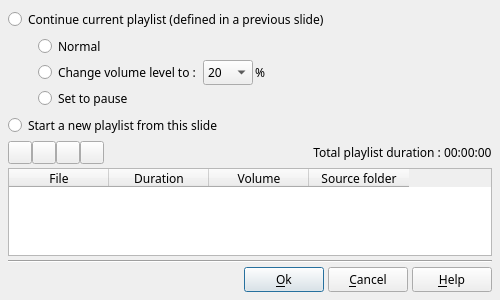
<?xml version="1.0" encoding="UTF-8"?>
<ui version="4.0">
 <class>DlgMusicProperties</class>
 <widget class="QDialog" name="DlgMusicProperties">
  <property name="geometry">
   <rect>
    <x>0</x>
    <y>0</y>
    <width>500</width>
    <height>300</height>
   </rect>
  </property>
  <property name="minimumSize">
   <size>
    <width>500</width>
    <height>300</height>
   </size>
  </property>
  <property name="font">
   <font>
    <family>Sans Serif</family>
    <pointsize>9</pointsize>
   </font>
  </property>
  <property name="windowTitle">
   <string>Music properties</string>
  </property>
  <layout class="QVBoxLayout" name="verticalLayout">
   <property name="spacing">
    <number>4</number>
   </property>
   <property name="margin">
    <number>8</number>
   </property>
   <item>
    <widget class="QRadioButton" name="SameMusicRD">
     <property name="toolTip">
      <string>Allows to continue to play the play list define by a previous slide</string>
     </property>
     <property name="text">
      <string>Continue current playlist (defined in a previous slide)</string>
     </property>
     <attribute name="buttonGroup">
      <string>buttonGroup</string>
     </attribute>
    </widget>
   </item>
   <item>
    <layout class="QGridLayout" name="gridLayout">
     <property name="leftMargin">
      <number>30</number>
     </property>
     <property name="topMargin">
      <number>0</number>
     </property>
     <property name="rightMargin">
      <number>0</number>
     </property>
     <property name="bottomMargin">
      <number>0</number>
     </property>
     <property name="spacing">
      <number>2</number>
     </property>
     <item row="1" column="0">
      <widget class="QRadioButton" name="SameMusicReduceVolumeRD">
       <property name="toolTip">
        <string>Allows to indicate that from now on, the sound volume is reduced.</string>
       </property>
       <property name="text">
        <string>Change volume level to :</string>
       </property>
       <attribute name="buttonGroup">
        <string>buttonGroup_2</string>
       </attribute>
      </widget>
     </item>
     <item row="1" column="1">
      <widget class="QComboBox" name="VolumeReductionFactorCB">
       <property name="sizePolicy">
        <sizepolicy hsizetype="Fixed" vsizetype="Fixed">
         <horstretch>0</horstretch>
         <verstretch>0</verstretch>
        </sizepolicy>
       </property>
       <property name="minimumSize">
        <size>
         <width>50</width>
         <height>0</height>
        </size>
       </property>
       <property name="maximumSize">
        <size>
         <width>50</width>
         <height>16777215</height>
        </size>
       </property>
       <property name="toolTip">
        <string>Define the sound volume for this slide</string>
       </property>
       <property name="currentIndex">
        <number>7</number>
       </property>
       <item>
        <property name="text">
         <string notr="true">90</string>
        </property>
       </item>
       <item>
        <property name="text">
         <string notr="true">80</string>
        </property>
       </item>
       <item>
        <property name="text">
         <string notr="true">70</string>
        </property>
       </item>
       <item>
        <property name="text">
         <string notr="true">60</string>
        </property>
       </item>
       <item>
        <property name="text">
         <string notr="true">50</string>
        </property>
       </item>
       <item>
        <property name="text">
         <string notr="true">40</string>
        </property>
       </item>
       <item>
        <property name="text">
         <string notr="true">30</string>
        </property>
       </item>
       <item>
        <property name="text">
         <string notr="true">20</string>
        </property>
       </item>
       <item>
        <property name="text">
         <string notr="true">10</string>
        </property>
       </item>
      </widget>
     </item>
     <item row="1" column="2">
      <widget class="QLabel" name="label_3">
       <property name="sizePolicy">
        <sizepolicy hsizetype="Expanding" vsizetype="Preferred">
         <horstretch>0</horstretch>
         <verstretch>0</verstretch>
        </sizepolicy>
       </property>
       <property name="text">
        <string notr="true">%</string>
       </property>
      </widget>
     </item>
     <item row="2" column="0" colspan="3">
      <widget class="QRadioButton" name="SameMusicPauseRD">
       <property name="toolTip">
        <string>Set music to pause during this slide</string>
       </property>
       <property name="text">
        <string>Set to pause</string>
       </property>
       <attribute name="buttonGroup">
        <string>buttonGroup_2</string>
       </attribute>
      </widget>
     </item>
     <item row="0" column="0" colspan="3">
      <widget class="QRadioButton" name="SameMusicNormalRD">
       <property name="toolTip">
        <string>No specific settings</string>
       </property>
       <property name="text">
        <string>Normal</string>
       </property>
       <attribute name="buttonGroup">
        <string>buttonGroup_2</string>
       </attribute>
      </widget>
     </item>
    </layout>
   </item>
   <item>
    <widget class="QRadioButton" name="NewMusicRD">
     <property name="toolTip">
      <string>Allows to start a new playlist.</string>
     </property>
     <property name="text">
      <string>Start a new playlist from this slide</string>
     </property>
     <attribute name="buttonGroup">
      <string>buttonGroup</string>
     </attribute>
    </widget>
   </item>
   <item>
    <layout class="QHBoxLayout" name="horizontalLayout">
     <property name="spacing">
      <number>0</number>
     </property>
     <property name="margin">
      <number>0</number>
     </property>
     <item>
      <widget class="QToolButton" name="AddMusicBt">
       <property name="toolTip">
        <string>Add a file to the playlist</string>
       </property>
       <property name="text">
        <string notr="true"/>
       </property>
       <property name="icon">
        <iconset resource="../../RSCffDiaporama.qrc">
         <normaloff>:/img/object_sound.png</normaloff>:/img/object_sound.png</iconset>
       </property>
      </widget>
     </item>
     <item>
      <widget class="QToolButton" name="RemoveMusicBt">
       <property name="toolTip">
        <string>Remove the current selected file</string>
       </property>
       <property name="text">
        <string notr="true"/>
       </property>
       <property name="icon">
        <iconset resource="../../RSCffDiaporama.qrc">
         <normaloff>:/img/trash.png</normaloff>:/img/trash.png</iconset>
       </property>
      </widget>
     </item>
     <item>
      <widget class="QToolButton" name="UpMusicBt">
       <property name="toolTip">
        <string>Change the order in which will be played the music files:
Move the current selected file of a notch upward.</string>
       </property>
       <property name="text">
        <string notr="true"/>
       </property>
       <property name="icon">
        <iconset resource="../../RSCffDiaporama.qrc">
         <normaloff>:/img/arrow_up.png</normaloff>:/img/arrow_up.png</iconset>
       </property>
      </widget>
     </item>
     <item>
      <widget class="QToolButton" name="DownMusicBt">
       <property name="toolTip">
        <string>Change the order in which will be played the music files:
Move the current selected file of a notch downward.</string>
       </property>
       <property name="text">
        <string notr="true"/>
       </property>
       <property name="icon">
        <iconset resource="../../RSCffDiaporama.qrc">
         <normaloff>:/img/arrow_down.png</normaloff>:/img/arrow_down.png</iconset>
       </property>
      </widget>
     </item>
     <item>
      <widget class="QLabel" name="Label1">
       <property name="text">
        <string>Total playlist duration : </string>
       </property>
       <property name="alignment">
        <set>Qt::AlignRight|Qt::AlignTrailing|Qt::AlignVCenter</set>
       </property>
      </widget>
     </item>
     <item>
      <widget class="QLabel" name="LabelDuration">
       <property name="sizePolicy">
        <sizepolicy hsizetype="Fixed" vsizetype="Preferred">
         <horstretch>0</horstretch>
         <verstretch>0</verstretch>
        </sizepolicy>
       </property>
       <property name="text">
        <string notr="true">00:00:00</string>
       </property>
      </widget>
     </item>
    </layout>
   </item>
   <item>
    <widget class="QTableWidget" name="PlayListTable">
     <property name="editTriggers">
      <set>QAbstractItemView::NoEditTriggers</set>
     </property>
     <property name="showDropIndicator" stdset="0">
      <bool>false</bool>
     </property>
     <property name="dragDropOverwriteMode">
      <bool>false</bool>
     </property>
     <property name="selectionMode">
      <enum>QAbstractItemView::SingleSelection</enum>
     </property>
     <property name="selectionBehavior">
      <enum>QAbstractItemView::SelectRows</enum>
     </property>
     <property name="wordWrap">
      <bool>false</bool>
     </property>
     <property name="cornerButtonEnabled">
      <bool>false</bool>
     </property>
     <attribute name="verticalHeaderVisible">
      <bool>false</bool>
     </attribute>
     <column>
      <property name="text">
       <string>File</string>
      </property>
      <property name="font">
       <font>
        <pointsize>9</pointsize>
       </font>
      </property>
     </column>
     <column>
      <property name="text">
       <string>Duration</string>
      </property>
      <property name="font">
       <font>
        <pointsize>9</pointsize>
       </font>
      </property>
     </column>
     <column>
      <property name="text">
       <string>Volume</string>
      </property>
      <property name="font">
       <font>
        <pointsize>9</pointsize>
       </font>
      </property>
     </column>
     <column>
      <property name="text">
       <string>Source folder</string>
      </property>
      <property name="font">
       <font>
        <pointsize>9</pointsize>
       </font>
      </property>
     </column>
    </widget>
   </item>
   <item>
    <widget class="Line" name="line">
     <property name="orientation">
      <enum>Qt::Horizontal</enum>
     </property>
    </widget>
   </item>
   <item>
    <layout class="QHBoxLayout" name="horizontalLayout_2">
     <property name="spacing">
      <number>4</number>
     </property>
     <item>
      <spacer name="horizontalSpacer_2">
       <property name="orientation">
        <enum>Qt::Horizontal</enum>
       </property>
       <property name="sizeHint" stdset="0">
        <size>
         <width>40</width>
         <height>20</height>
        </size>
       </property>
      </spacer>
     </item>
     <item>
      <widget class="QPushButton" name="OKBT">
       <property name="toolTip">
        <string>Accept modification and exit dialog box</string>
       </property>
       <property name="text">
        <string>&amp;Ok</string>
       </property>
       <property name="icon">
        <iconset resource="../../RSCffDiaporama.qrc">
         <normaloff>:/img/action_ok.png</normaloff>:/img/action_ok.png</iconset>
       </property>
      </widget>
     </item>
     <item>
      <widget class="QPushButton" name="CloseBT">
       <property name="toolTip">
        <string>Cancel modification and exit dialog box</string>
       </property>
       <property name="text">
        <string>&amp;Cancel</string>
       </property>
       <property name="icon">
        <iconset resource="../../RSCffDiaporama.qrc">
         <normaloff>:/img/action_cancel.png</normaloff>:/img/action_cancel.png</iconset>
       </property>
      </widget>
     </item>
     <item>
      <widget class="QPushButton" name="HelpBT">
       <property name="toolTip">
        <string>Open help page describing this dialog box</string>
       </property>
       <property name="text">
        <string>&amp;Help</string>
       </property>
       <property name="icon">
        <iconset resource="../../RSCffDiaporama.qrc">
         <normaloff>:/img/help.png</normaloff>:/img/help.png</iconset>
       </property>
       <property name="shortcut">
        <string>F1</string>
       </property>
      </widget>
     </item>
    </layout>
   </item>
  </layout>
 </widget>
 <tabstops>
  <tabstop>SameMusicRD</tabstop>
  <tabstop>SameMusicNormalRD</tabstop>
  <tabstop>SameMusicReduceVolumeRD</tabstop>
  <tabstop>VolumeReductionFactorCB</tabstop>
  <tabstop>SameMusicPauseRD</tabstop>
  <tabstop>NewMusicRD</tabstop>
  <tabstop>AddMusicBt</tabstop>
  <tabstop>RemoveMusicBt</tabstop>
  <tabstop>UpMusicBt</tabstop>
  <tabstop>DownMusicBt</tabstop>
  <tabstop>PlayListTable</tabstop>
  <tabstop>OKBT</tabstop>
  <tabstop>CloseBT</tabstop>
 </tabstops>
 <resources>
  <include location="../../RSCffDiaporama.qrc"/>
  <include location="../../RSCffDiaporama.qrc"/>
 </resources>
 <connections/>
 <buttongroups>
  <buttongroup name="buttonGroup_2"/>
  <buttongroup name="buttonGroup"/>
 </buttongroups>
</ui>
